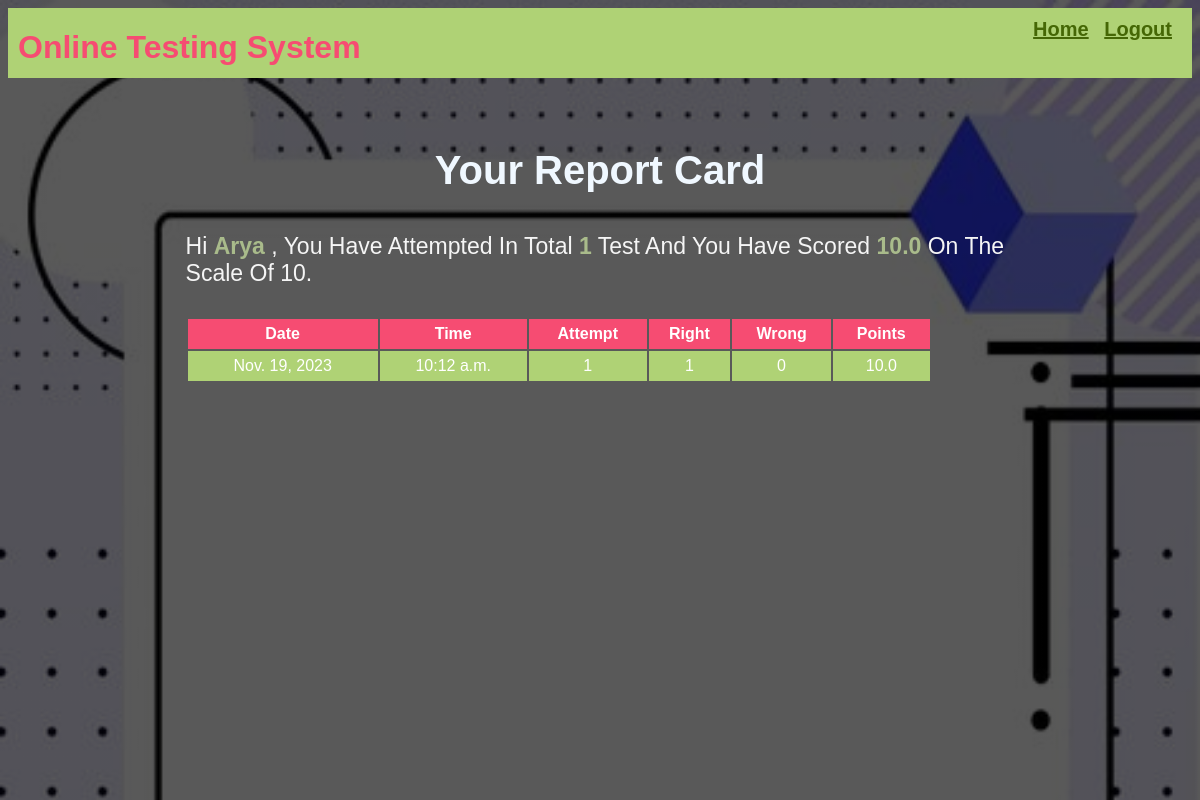
Screenshot of /OTS/test-history (signed in) with the database file from the repository.
### OTS/models.py (models this page shows, shortened)
class Candidate(models.Model):
    username=models.CharField(primary_key=True,max_length=20)
    password=models.CharField(null=False,max_length=20)
    name=models.CharField(null=False,max_length=30)
    test_attempted=models.IntegerField(default=0)
    points=models.FloatField(default=0.0)

class Result(models.Model):
    resultid=models.BigAutoField(primary_key=True,auto_created=True)
    username=models.ForeignKey(Candidate,on_delete=models.CASCADE)
    date=models.DateField(auto_now=True)
    time=models.TimeField(auto_now=True)
    attempt=models.IntegerField()
    right=models.IntegerField()
    wrong=models.IntegerField()
    points=models.FloatField()

### OTS/views.py (the view)
# urls.py: path('test-history',testResultHistory, name='testHistory'),
def testResultHistory(request):
    if 'name' not in request.session.keys():
        res=HttpResponseRedirect("login")
    candidate=Candidate.objects.filter(username=request.session['username'])
    results=Result.objects.filter(username_id=candidate[0].username)
    context={'candidate':candidate[0],'results':results}
    res=render(request,'candidate_history.html',context)
    return res

### OTS/templates/candidate_history.html (shortened to what this page needs)
{% extends 'main.html' %}
{% block top %}
<a href="{%url 'OTS:home' %}">Home</a>
<a href="{%url 'OTS:logout' %}">Logout</a>
{% endblock %}
{% block content %}
<div class="bgrep"></div>
<h1 class="head">Your Report Card</h1>
<p class="repo">Hi <span class="special">{{candidate.name}}</span> ,
    You Have Attempted In Total <span class="special"> {{candidate.test_attempted}}</span> Test And You Have Scored <span class="special">{{candidate.points}}</span> On The Scale Of 10.  </p>
<table>
    <tr>
        <th>Date</th>
        <th>Time</th>
        <th>Attempt</th>
        <th>Right</th>
        <th>Wrong</th>
        <th>Points</th>
    </tr>
    {% for r in results %}
    <tr>
        <td>{{r.date}}</td>
        <td>{{r.time}}</td>
        <td>{{r.attempt}}</td>
        <td>{{r.right}}</td>
        <td>{{r.wrong}}</td>
        <td>{{r.points}}</td>
    </tr>
    {% endfor %}
</table>
{% endblock %}

### OTS/static/theme.css (style rules this page uses)
* { font-family: 'Gill Sans', 'Gill Sans MT', Calibri, 'Trebuchet MS', sans-serif; }
body { background-color:rgb(195, 126, 126) ; color: #fff; background-image: linear-gradient(rgba(0,0,0,0.65),rgba(0,0,0,0.65)), url(bgque.jpg); background-repeat: no-repeat; background-attachment: fixed; }
.bgrep { position: absolute; top: 0; left: 0; width:100%; min-height: 100vh; background-image: linear-gradient(rgba(0,0,0,0.65),rgba(0,0,0,0.65)), url(bgrep.jpg); background-repeat: no-repeat; background-size: cover; z-index: -1; }
.top div.menu a { color: #456705; display: inline-block; min-width: 50px; margin-right: 10px; }
table { margin-top: 30px; width: 90%; }
table tr:nth-child(odd) { background-color: #456705; color: white; height: 30px; }
table tr:nth-child(even) { background-color: #afd275; height: 30px; }
table tr:first-child { background-color: #f64c72; }
table td { text-align: center; }
h1.head { color: aliceblue; text-align: center; margin-top: 70px; font-size: 40px; }
.repo { margin-top: 40px; font-size: 23px; color: whitesmoke }
span.special { color: rgb(169, 187, 139); font-weight: bold; }

### rows the page displays
Candidate: name "Arya", test_attempted "1", points "10.0"
Result: date "Nov. 19, 2023", time "10:12 a.m.", attempt "1", right "1", wrong "0", points "10.0"
